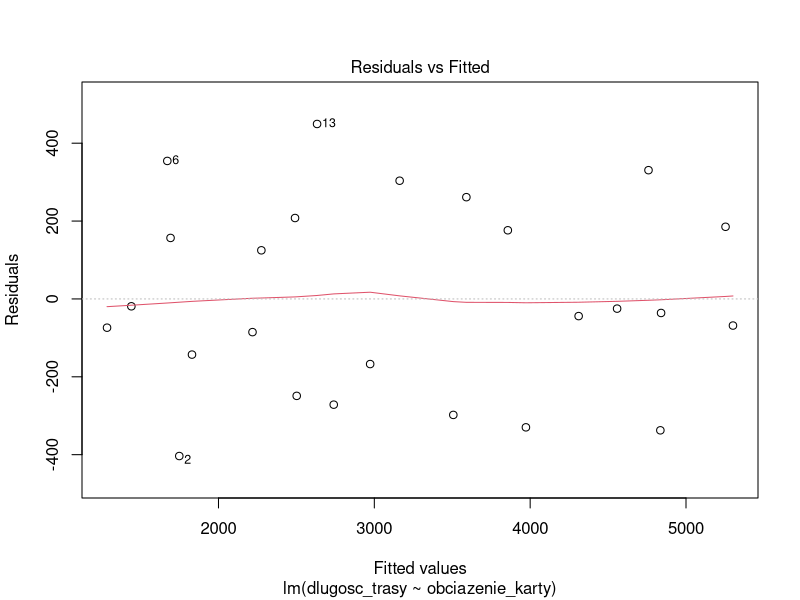
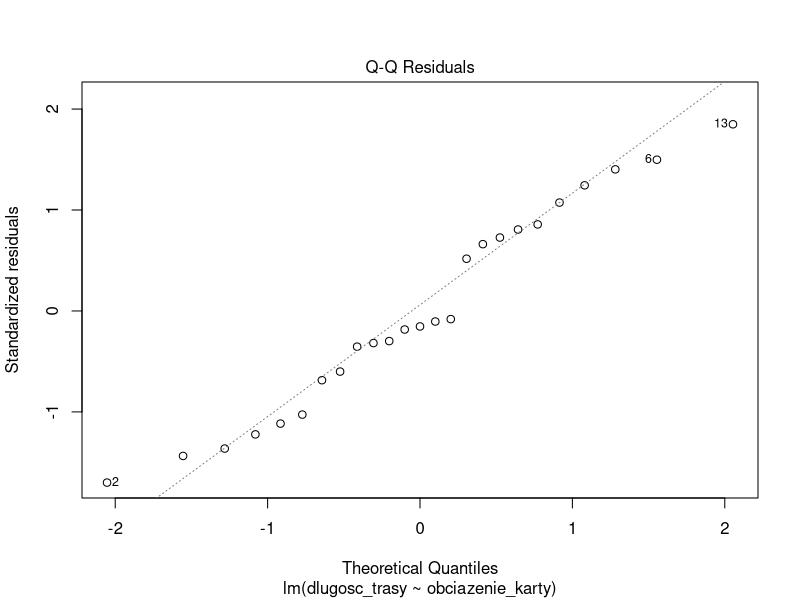
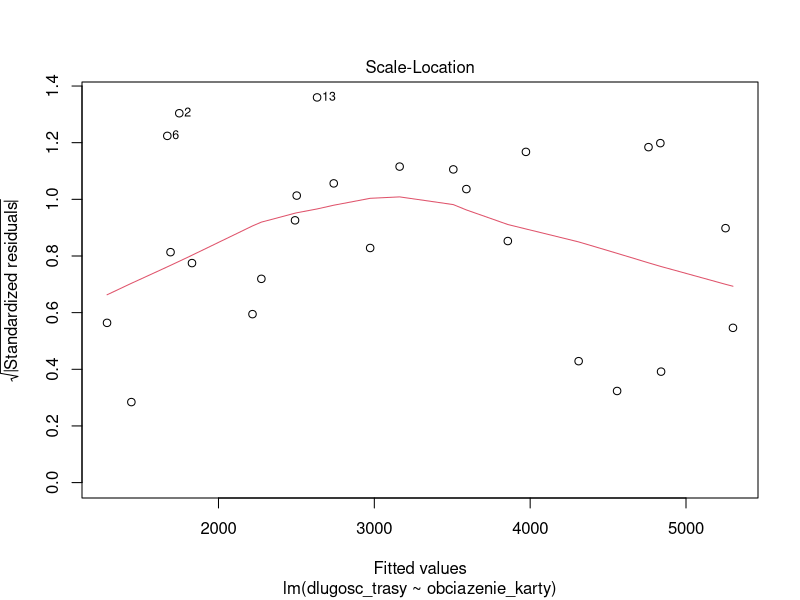
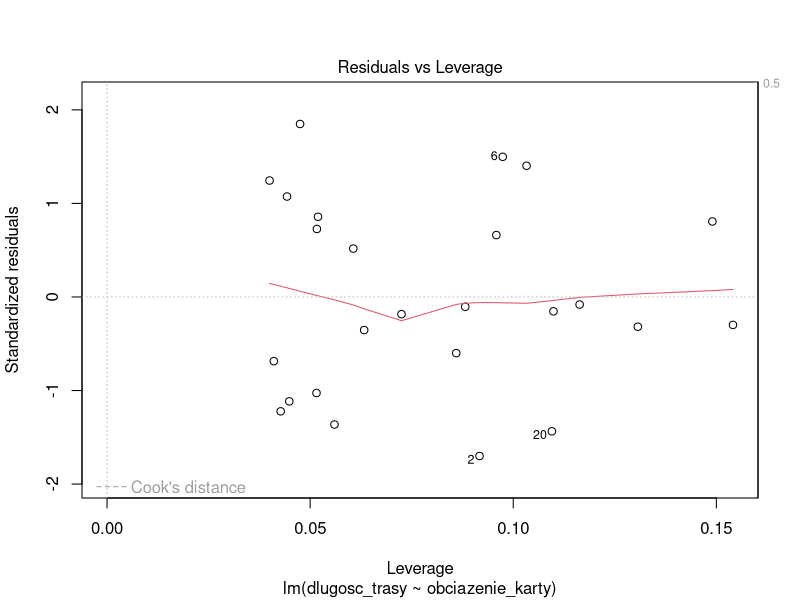
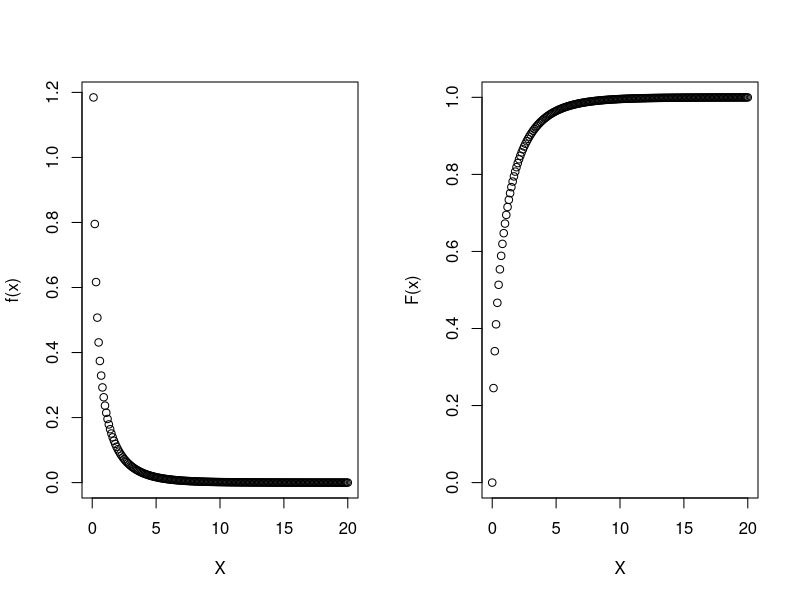
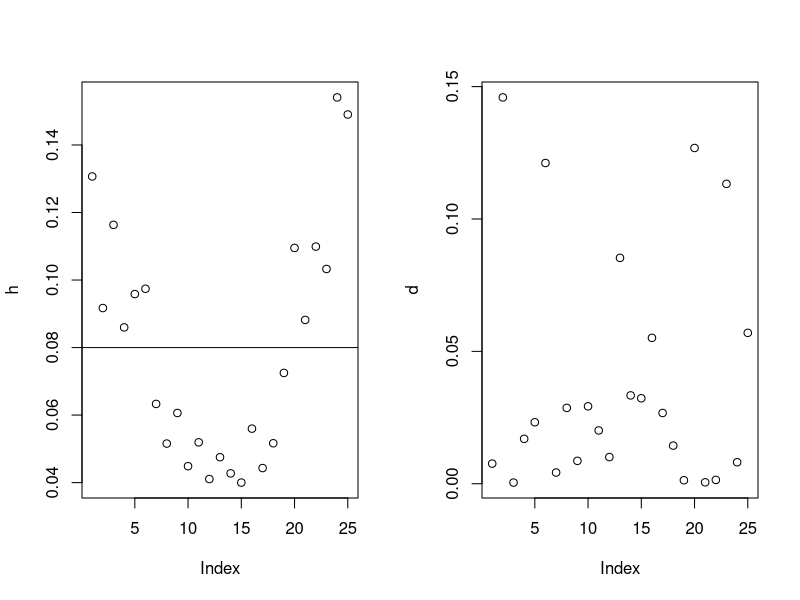

These figures' R source, in order:
my_print <- function(x, y)
{
  print(paste(x, ': ', y, sep='')) 
}

library(readxl)

dane = read_excel("Zadanie_domowe_nr_2_2022_2023_KP.xlsx")
dlugosc_trasy = dane$Długość_trasy_w_milach
obciazenie_karty = dane$`Obciążenie_kart_w USD`
model = lm(formula=dlugosc_trasy~obciazenie_karty, data=dane)

print(summary(model))
plot(model)

y_mean = mean(obciazenie_karty)
SST = sum((obciazenie_karty - y_mean) ^ 2)
my_print("Całkowita suma kwadratów (SST)", SST)

SEE = sum(model$residuals ^ 2)
my_print("Suma kwadratów błędów (SEE)", SEE)

SSR = sum((model$fitted.values - y_mean) ^ 2)
my_print("Regresyjna suma kwadratów (SSR)", SSR)

R2 = SSR / SST
my_print("Współczynnik determinacji R2", R2)

n = nrow(dane)
p = 2

R2_adj = 1 - (1 - R2) * (n - 1) / (n - p)
my_print("Skorygowany współczynnik determinacji", R2_adj)

MSR = SSR / (1)
my_print("Minimalny znaczący współczynnik (MSR)", MSR)

MSE = SEE / (n - p)
my_print("Nieobciążony estymator wariancji (MSE)", MSE)

F = MSR / MSE
my_print("Statystyka F", F)

par(mfrow=c(1, 2))
plot(seq(0, 20, 0.1), df(seq(0, 20, 0.1), p-1, n-p), xlab="X", ylab="f(x)")
plot(seq(0, 20, 0.1), pf(seq(0, 20, 0.1), p-1, n-p), xlab="X", ylab="F(x)")

obszar_krytyczny = qf(0.95, p-1, n-p)
my_print("Obszar krytyczny wartości F", obszar_krytyczny)

graniczny_poziom_istotnosci = pf(F, p - 1, n - p, lower.tail=FALSE)
my_print("Graniczny poziom istotności", graniczny_poziom_istotnosci)

alfa = model$coefficients
alfa_se = sqrt(diag(vcov(model)))
t = alfa / alfa_se
my_print("Wartość t", t[2])

t_gr = qt(1 - 0.05/2, df=n-p)
my_print("Wartość graniczna t", t_gr)

p_value = 2*pt(-abs(t), df=n-p, lower.tail=TRUE)
my_print("P-value", p_value[2])


h = hatvalues(model)
print("Obserwacje odstające")
print(head(h))
plot(h)
abline(2 / n, 0)

d = cooks.distance(model)
print("Obserwacje wpływowe")
print(head(d))
plot(d)
